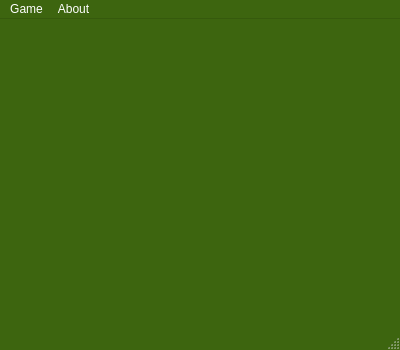
<?xml version="1.0" encoding="UTF-8"?>
<ui version="4.0">
 <class>MainWindow</class>
 <widget class="QMainWindow" name="MainWindow">
  <property name="geometry">
   <rect>
    <x>0</x>
    <y>0</y>
    <width>400</width>
    <height>350</height>
   </rect>
  </property>
  <property name="palette">
   <palette>
    <active>
     <colorrole role="WindowText">
      <brush brushstyle="SolidPattern">
       <color alpha="255">
        <red>255</red>
        <green>255</green>
        <blue>255</blue>
       </color>
      </brush>
     </colorrole>
     <colorrole role="Button">
      <brush brushstyle="SolidPattern">
       <color alpha="255">
        <red>61</red>
        <green>101</green>
        <blue>15</blue>
       </color>
      </brush>
     </colorrole>
     <colorrole role="Light">
      <brush brushstyle="SolidPattern">
       <color alpha="255">
        <red>92</red>
        <green>152</green>
        <blue>23</blue>
       </color>
      </brush>
     </colorrole>
     <colorrole role="Midlight">
      <brush brushstyle="SolidPattern">
       <color alpha="255">
        <red>76</red>
        <green>126</green>
        <blue>19</blue>
       </color>
      </brush>
     </colorrole>
     <colorrole role="Dark">
      <brush brushstyle="SolidPattern">
       <color alpha="255">
        <red>30</red>
        <green>50</green>
        <blue>7</blue>
       </color>
      </brush>
     </colorrole>
     <colorrole role="Mid">
      <brush brushstyle="SolidPattern">
       <color alpha="255">
        <red>41</red>
        <green>67</green>
        <blue>10</blue>
       </color>
      </brush>
     </colorrole>
     <colorrole role="Text">
      <brush brushstyle="SolidPattern">
       <color alpha="255">
        <red>255</red>
        <green>255</green>
        <blue>255</blue>
       </color>
      </brush>
     </colorrole>
     <colorrole role="BrightText">
      <brush brushstyle="SolidPattern">
       <color alpha="255">
        <red>255</red>
        <green>255</green>
        <blue>255</blue>
       </color>
      </brush>
     </colorrole>
     <colorrole role="ButtonText">
      <brush brushstyle="SolidPattern">
       <color alpha="255">
        <red>255</red>
        <green>255</green>
        <blue>255</blue>
       </color>
      </brush>
     </colorrole>
     <colorrole role="Base">
      <brush brushstyle="SolidPattern">
       <color alpha="255">
        <red>0</red>
        <green>0</green>
        <blue>0</blue>
       </color>
      </brush>
     </colorrole>
     <colorrole role="Window">
      <brush brushstyle="SolidPattern">
       <color alpha="255">
        <red>61</red>
        <green>101</green>
        <blue>15</blue>
       </color>
      </brush>
     </colorrole>
     <colorrole role="Shadow">
      <brush brushstyle="SolidPattern">
       <color alpha="255">
        <red>0</red>
        <green>0</green>
        <blue>0</blue>
       </color>
      </brush>
     </colorrole>
     <colorrole role="AlternateBase">
      <brush brushstyle="SolidPattern">
       <color alpha="255">
        <red>30</red>
        <green>50</green>
        <blue>7</blue>
       </color>
      </brush>
     </colorrole>
     <colorrole role="ToolTipBase">
      <brush brushstyle="SolidPattern">
       <color alpha="255">
        <red>255</red>
        <green>255</green>
        <blue>220</blue>
       </color>
      </brush>
     </colorrole>
     <colorrole role="ToolTipText">
      <brush brushstyle="SolidPattern">
       <color alpha="255">
        <red>0</red>
        <green>0</green>
        <blue>0</blue>
       </color>
      </brush>
     </colorrole>
    </active>
    <inactive>
     <colorrole role="WindowText">
      <brush brushstyle="SolidPattern">
       <color alpha="255">
        <red>255</red>
        <green>255</green>
        <blue>255</blue>
       </color>
      </brush>
     </colorrole>
     <colorrole role="Button">
      <brush brushstyle="SolidPattern">
       <color alpha="255">
        <red>61</red>
        <green>101</green>
        <blue>15</blue>
       </color>
      </brush>
     </colorrole>
     <colorrole role="Light">
      <brush brushstyle="SolidPattern">
       <color alpha="255">
        <red>92</red>
        <green>152</green>
        <blue>23</blue>
       </color>
      </brush>
     </colorrole>
     <colorrole role="Midlight">
      <brush brushstyle="SolidPattern">
       <color alpha="255">
        <red>76</red>
        <green>126</green>
        <blue>19</blue>
       </color>
      </brush>
     </colorrole>
     <colorrole role="Dark">
      <brush brushstyle="SolidPattern">
       <color alpha="255">
        <red>30</red>
        <green>50</green>
        <blue>7</blue>
       </color>
      </brush>
     </colorrole>
     <colorrole role="Mid">
      <brush brushstyle="SolidPattern">
       <color alpha="255">
        <red>41</red>
        <green>67</green>
        <blue>10</blue>
       </color>
      </brush>
     </colorrole>
     <colorrole role="Text">
      <brush brushstyle="SolidPattern">
       <color alpha="255">
        <red>255</red>
        <green>255</green>
        <blue>255</blue>
       </color>
      </brush>
     </colorrole>
     <colorrole role="BrightText">
      <brush brushstyle="SolidPattern">
       <color alpha="255">
        <red>255</red>
        <green>255</green>
        <blue>255</blue>
       </color>
      </brush>
     </colorrole>
     <colorrole role="ButtonText">
      <brush brushstyle="SolidPattern">
       <color alpha="255">
        <red>255</red>
        <green>255</green>
        <blue>255</blue>
       </color>
      </brush>
     </colorrole>
     <colorrole role="Base">
      <brush brushstyle="SolidPattern">
       <color alpha="255">
        <red>0</red>
        <green>0</green>
        <blue>0</blue>
       </color>
      </brush>
     </colorrole>
     <colorrole role="Window">
      <brush brushstyle="SolidPattern">
       <color alpha="255">
        <red>61</red>
        <green>101</green>
        <blue>15</blue>
       </color>
      </brush>
     </colorrole>
     <colorrole role="Shadow">
      <brush brushstyle="SolidPattern">
       <color alpha="255">
        <red>0</red>
        <green>0</green>
        <blue>0</blue>
       </color>
      </brush>
     </colorrole>
     <colorrole role="AlternateBase">
      <brush brushstyle="SolidPattern">
       <color alpha="255">
        <red>30</red>
        <green>50</green>
        <blue>7</blue>
       </color>
      </brush>
     </colorrole>
     <colorrole role="ToolTipBase">
      <brush brushstyle="SolidPattern">
       <color alpha="255">
        <red>255</red>
        <green>255</green>
        <blue>220</blue>
       </color>
      </brush>
     </colorrole>
     <colorrole role="ToolTipText">
      <brush brushstyle="SolidPattern">
       <color alpha="255">
        <red>0</red>
        <green>0</green>
        <blue>0</blue>
       </color>
      </brush>
     </colorrole>
    </inactive>
    <disabled>
     <colorrole role="WindowText">
      <brush brushstyle="SolidPattern">
       <color alpha="255">
        <red>30</red>
        <green>50</green>
        <blue>7</blue>
       </color>
      </brush>
     </colorrole>
     <colorrole role="Button">
      <brush brushstyle="SolidPattern">
       <color alpha="255">
        <red>61</red>
        <green>101</green>
        <blue>15</blue>
       </color>
      </brush>
     </colorrole>
     <colorrole role="Light">
      <brush brushstyle="SolidPattern">
       <color alpha="255">
        <red>92</red>
        <green>152</green>
        <blue>23</blue>
       </color>
      </brush>
     </colorrole>
     <colorrole role="Midlight">
      <brush brushstyle="SolidPattern">
       <color alpha="255">
        <red>76</red>
        <green>126</green>
        <blue>19</blue>
       </color>
      </brush>
     </colorrole>
     <colorrole role="Dark">
      <brush brushstyle="SolidPattern">
       <color alpha="255">
        <red>30</red>
        <green>50</green>
        <blue>7</blue>
       </color>
      </brush>
     </colorrole>
     <colorrole role="Mid">
      <brush brushstyle="SolidPattern">
       <color alpha="255">
        <red>41</red>
        <green>67</green>
        <blue>10</blue>
       </color>
      </brush>
     </colorrole>
     <colorrole role="Text">
      <brush brushstyle="SolidPattern">
       <color alpha="255">
        <red>30</red>
        <green>50</green>
        <blue>7</blue>
       </color>
      </brush>
     </colorrole>
     <colorrole role="BrightText">
      <brush brushstyle="SolidPattern">
       <color alpha="255">
        <red>255</red>
        <green>255</green>
        <blue>255</blue>
       </color>
      </brush>
     </colorrole>
     <colorrole role="ButtonText">
      <brush brushstyle="SolidPattern">
       <color alpha="255">
        <red>30</red>
        <green>50</green>
        <blue>7</blue>
       </color>
      </brush>
     </colorrole>
     <colorrole role="Base">
      <brush brushstyle="SolidPattern">
       <color alpha="255">
        <red>61</red>
        <green>101</green>
        <blue>15</blue>
       </color>
      </brush>
     </colorrole>
     <colorrole role="Window">
      <brush brushstyle="SolidPattern">
       <color alpha="255">
        <red>61</red>
        <green>101</green>
        <blue>15</blue>
       </color>
      </brush>
     </colorrole>
     <colorrole role="Shadow">
      <brush brushstyle="SolidPattern">
       <color alpha="255">
        <red>0</red>
        <green>0</green>
        <blue>0</blue>
       </color>
      </brush>
     </colorrole>
     <colorrole role="AlternateBase">
      <brush brushstyle="SolidPattern">
       <color alpha="255">
        <red>61</red>
        <green>101</green>
        <blue>15</blue>
       </color>
      </brush>
     </colorrole>
     <colorrole role="ToolTipBase">
      <brush brushstyle="SolidPattern">
       <color alpha="255">
        <red>255</red>
        <green>255</green>
        <blue>220</blue>
       </color>
      </brush>
     </colorrole>
     <colorrole role="ToolTipText">
      <brush brushstyle="SolidPattern">
       <color alpha="255">
        <red>0</red>
        <green>0</green>
        <blue>0</blue>
       </color>
      </brush>
     </colorrole>
    </disabled>
   </palette>
  </property>
  <property name="windowTitle">
   <string>MainWindow</string>
  </property>
  <widget class="QWidget" name="centralWidget"/>
  <widget class="QMenuBar" name="menuBar">
   <property name="geometry">
    <rect>
     <x>0</x>
     <y>0</y>
     <width>400</width>
     <height>22</height>
    </rect>
   </property>
   <widget class="QMenu" name="menuGame">
    <property name="title">
     <string>Game</string>
    </property>
    <widget class="QMenu" name="menuEasy">
     <property name="title">
      <string>Easy</string>
     </property>
     <addaction name="action2X2"/>
     <addaction name="action4X2"/>
     <addaction name="action6X2"/>
     <addaction name="action8X2"/>
     <addaction name="action10X2"/>
     <addaction name="action13X2"/>
    </widget>
    <addaction name="menuEasy"/>
    <addaction name="actionMedium_2"/>
    <addaction name="actionHard"/>
   </widget>
   <widget class="QMenu" name="menuAbout">
    <property name="title">
     <string>About</string>
    </property>
    <addaction name="actionRules"/>
   </widget>
   <addaction name="menuGame"/>
   <addaction name="menuAbout"/>
  </widget>
  <widget class="QStatusBar" name="statusBar"/>
  <action name="action2X2">
   <property name="text">
    <string>2X2</string>
   </property>
  </action>
  <action name="action4X2">
   <property name="text">
    <string>4X2</string>
   </property>
  </action>
  <action name="action6X2">
   <property name="text">
    <string>6X2</string>
   </property>
  </action>
  <action name="action8X2">
   <property name="text">
    <string>8X2</string>
   </property>
  </action>
  <action name="action10X2">
   <property name="text">
    <string>10X2</string>
   </property>
  </action>
  <action name="action13X2">
   <property name="text">
    <string>13X2</string>
   </property>
  </action>
  <action name="actionMedium_2">
   <property name="text">
    <string>Medium</string>
   </property>
  </action>
  <action name="actionHard">
   <property name="text">
    <string>Hard</string>
   </property>
  </action>
  <action name="actionRules">
   <property name="text">
    <string>Rules</string>
   </property>
  </action>
 </widget>
 <layoutdefault spacing="6" margin="11"/>
 <resources/>
 <connections/>
</ui>
